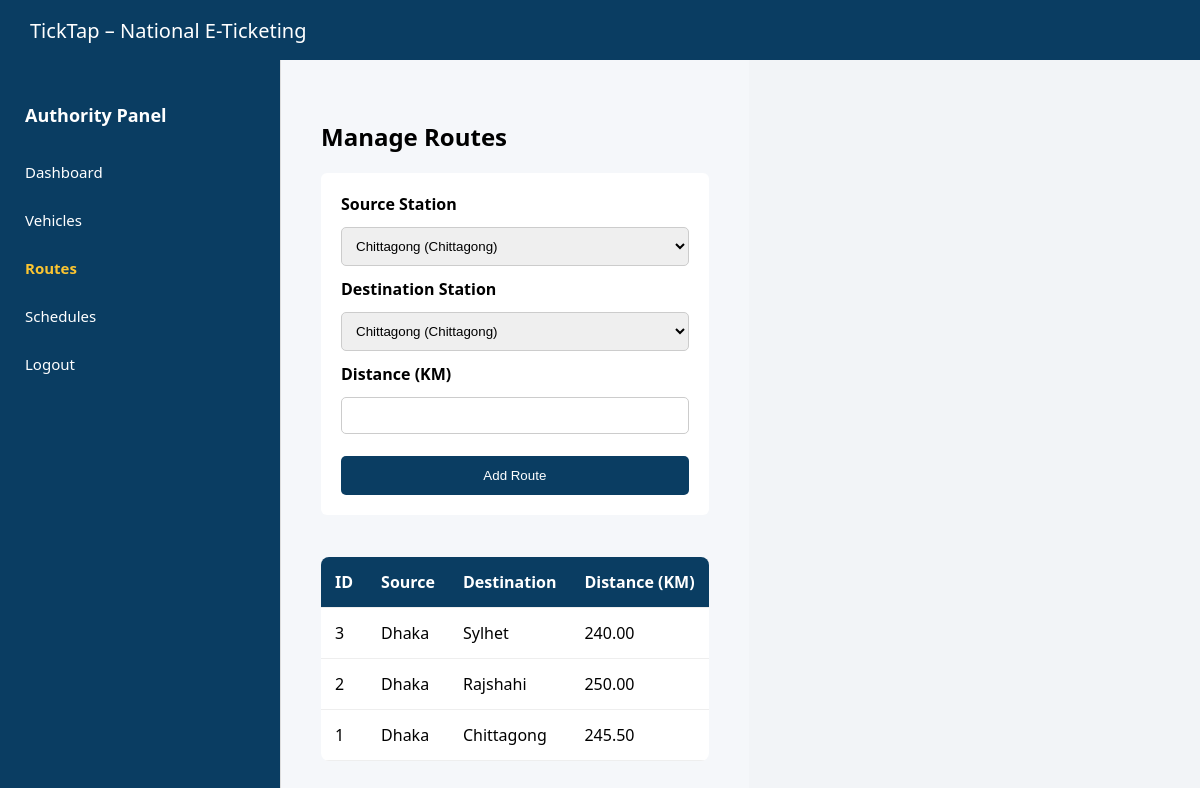
The page /ui/authority/route.php (signed in) on the database its author committed.
### tables this page shows
CREATE TABLE route (
    route_id INT PRIMARY KEY AUTO_INCREMENT,
    source_station_id INT NOT NULL,
    destination_station_id INT NOT NULL,
    distance_km DECIMAL(6,2),
    FOREIGN KEY (source_station_id) REFERENCES station(station_id),
    FOREIGN KEY (destination_station_id) REFERENCES station(station_id)
);

CREATE TABLE station (
    station_id INT PRIMARY KEY AUTO_INCREMENT,
    name VARCHAR(100) NOT NULL,
    city VARCHAR(100) NOT NULL
);

### ui/authority/route.php (the view, shortened to what this page needs)
<?php
include "../../backend/db.php";
$stations = $conn->query("
    SELECT station_id, name, city
    FROM station
    ORDER BY name
");
$routes = $conn->query("
    SELECT
        r.route_id,
        s1.name AS source,
        s2.name AS destination,
        r.distance_km
    FROM route r
    JOIN station s1 ON r.source_station_id = s1.station_id
    JOIN station s2 ON r.destination_station_id = s2.station_id
    ORDER BY r.route_id DESC
");
include ROOT_PATH . "/ui/common/layout-header.php";
?>
<div class="dashboard-layout">
<aside class="sidebar">
    <h3 class="sidebar-title">Authority Panel</h3>
    <a href="dashboard.php">Dashboard</a>
    <a href="vehicle.php">Vehicles</a>
    <a href="route.php" class="active">Routes</a>
    <a href="schedule.php">Schedules</a>
    <a href="../auth/logout.php">Logout</a>
</aside>
<main class="dashboard-content">
<h2>Manage Routes</h2>
<div class="card">
<form method="POST">
    <label>Source Station</label>
    <select name="source_station_id" required>
        <?php while ($s = $stations->fetch_assoc()): ?>
            <option value="<?= $s['station_id'] ?>">
                <?= $s['name'] ?> (<?= $s['city'] ?>)
            </option>
        <?php endwhile; ?>
    </select>
    <label>Destination Station</label>
    <select name="destination_station_id" required>
        <?php
        $stations->data_seek(0);
        while ($s = $stations->fetch_assoc()):
        ?>
            <option value="<?= $s['station_id'] ?>">
                <?= $s['name'] ?> (<?= $s['city'] ?>)
            </option>
        <?php endwhile; ?>
    </select>
    <label>Distance (KM)</label>
    <input type="number" step="0.01" name="distance_km" required>
    <button>Add Route</button>
</form>
</div>
<br>
<table class="data-table">
<tr>
    <th>ID</th>
    <th>Source</th>
    <th>Destination</th>
    <th>Distance (KM)</th>
</tr>
<?php while ($r = $routes->fetch_assoc()): ?>
<tr>
    <td><?= $r['route_id'] ?></td>
    <td><?= $r['source'] ?></td>
    <td><?= $r['destination'] ?></td>
    <td><?= $r['distance_km'] ?></td>
</tr>
<?php endwhile; ?>
</table>
</main>
</div>
<?php include ROOT_PATH . "/ui/common/layout-footer.php"; ?>

### ui/common/style.css (style rules this page uses)
body { margin: 0; font-family: "Segoe UI", Arial; background: #f2f4f7; }
.sidebar { width: 240px; background: #ffffff; border-right: 1px solid #ddd; padding: 20px; }
.sidebar a { display: block; padding: 12px; margin-bottom: 8px; text-decoration: none; color: #333; border-radius: 4px; }
.card { background: white; padding: 20px; border-radius: 6px; margin-bottom: 20px; }
table { width: 100%; border-collapse: collapse; }
th, td { padding: 12px; border-bottom: 1px solid #ddd; }
button { padding: 8px 14px; background: #0a3d62; color: white; border: none; border-radius: 4px; }
.dashboard-layout { display: flex; min-height: calc(100vh - 120px); }
.sidebar { width: 230px; background: #0a3d62; padding: 25px; color: white; }
.sidebar-title { margin-bottom: 25px; font-size: 18px; }
.sidebar a { display: block; color: white; text-decoration: none; padding: 10px 0; font-size: 15px; }
.sidebar a:hover, .sidebar a.active { font-weight: bold; color: #fbc531; }
.dashboard-content { flex: 1; padding: 40px; background: #f5f7fa; }
.data-table { width: 100%; border-collapse: collapse; background: white; border-radius: 8px; overflow: hidden; }
.data-table th, .data-table td { padding: 14px; border-bottom: 1px solid #eee; text-align: left; }
.data-table th { background: #0a3d62; color: white; }
.card form { display: grid; grid-template-columns: 1fr; gap: 12px; }
.card label { font-weight: 600; }
.card input, .card select { padding: 10px; border-radius: 5px; border: 1px solid #ccc; }
.card button { margin-top: 10px; padding: 12px; background: #0a3d62; color: white; border: none; border-radius: 5px; cursor: pointer; }

### rows shown on the page
route: route_id "3", source_station.name "Dhaka", destination_station.name "Sylhet", distance_km "240.00"
route: route_id "2", source_station.name "Dhaka", destination_station.name "Rajshahi", distance_km "250.00"
route: route_id "1", source_station.name "Dhaka", destination_station.name "Chittagong", distance_km "245.50"

### other values the page prints
form field source_station_id "Chittagong (Chittagong)"
form field destination_station_id "Chittagong (Chittagong)"
